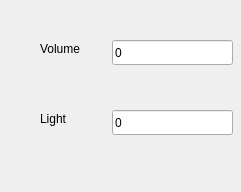
<?xml version="1.0" encoding="UTF-8"?>
<ui version="4.0">
 <class>Setting</class>
 <widget class="QWidget" name="Setting">
  <property name="geometry">
   <rect>
    <x>0</x>
    <y>0</y>
    <width>241</width>
    <height>192</height>
   </rect>
  </property>
  <property name="windowTitle">
   <string>Form</string>
  </property>
  <widget class="QLabel" name="Volumn">
   <property name="geometry">
    <rect>
     <x>40</x>
     <y>40</y>
     <width>64</width>
     <height>17</height>
    </rect>
   </property>
   <property name="text">
    <string>Volume</string>
   </property>
  </widget>
  <widget class="QLabel" name="Lightness">
   <property name="geometry">
    <rect>
     <x>40</x>
     <y>110</y>
     <width>64</width>
     <height>17</height>
    </rect>
   </property>
   <property name="text">
    <string>Light</string>
   </property>
  </widget>
  <widget class="QLineEdit" name="Volice">
   <property name="geometry">
    <rect>
     <x>112</x>
     <y>40</y>
     <width>121</width>
     <height>25</height>
    </rect>
   </property>
   <property name="text">
    <string>0</string>
   </property>
  </widget>
  <widget class="QLineEdit" name="Light">
   <property name="geometry">
    <rect>
     <x>112</x>
     <y>110</y>
     <width>121</width>
     <height>25</height>
    </rect>
   </property>
   <property name="text">
    <string>0</string>
   </property>
  </widget>
 </widget>
 <resources/>
 <connections/>
</ui>
